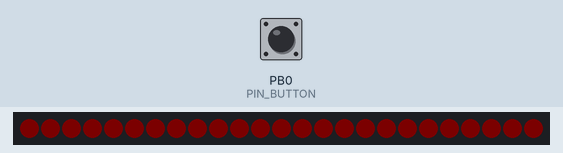
Simulated run of this sketch. Board: ATtiny85, built with avr-gcc and run on an emulated ATtiny85. Parts: 25 RGB LEDs in strip order, left to right. The inputs (shaded band) are chosen by the test bench; at power-on: PB0 (PIN_BUTTON) HIGH. Dim RGB values are drawn brighter than linear; random numbers use the default seed unless the sketch sets one; EEPROM starts erased.

Above: at 1.2 s.
1.3 s: PB0 (PIN_BUTTON) pulled LOW for 1 s
At 2.66 s:
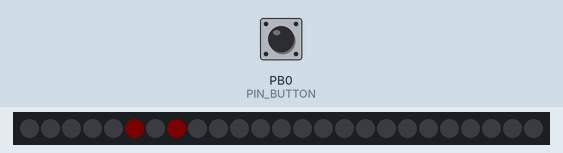
2.9 s: PB0 (PIN_BUTTON) pulled LOW for 0.15 s
At 3.45 s:
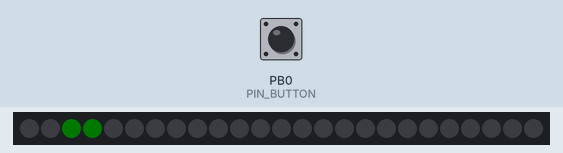
3.6 s: PB0 (PIN_BUTTON) pulled LOW for 0.15 s
4.3 s: PB0 (PIN_BUTTON) pulled LOW for 3.2 s
At 6.6 s:
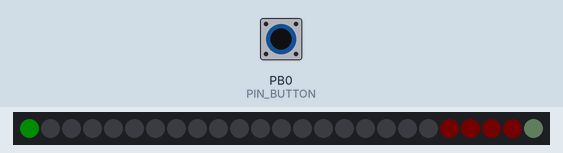
9.0 s: PB0 (PIN_BUTTON) pulled LOW for 0.15 s
10.7 s: PB0 (PIN_BUTTON) pulsed LOW 5 times (0.12 s each, 0.3 s apart)
At 11.67 s:
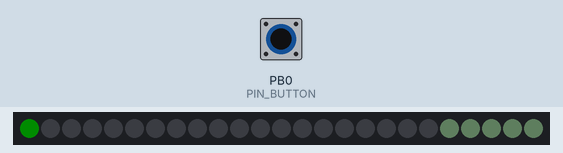
Timing chart, 0 to 13.7 s (numbered marks = the images above; inputs shaded):
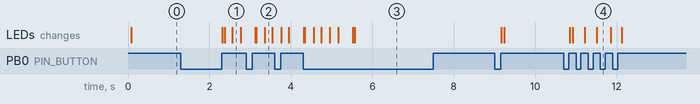

Measured:
- after the input at 1.3 s, the LEDs: first change after 1.0 s (image 1 shows a later state)
- after the input at 10.7 s, the LEDs: first change after 0.14 s (image 4 shows a later state)

The sketch:

tie_v4.ino
```cpp
#define SETUP_MESSAGE "tie_v4@attiny85 (designed by Valkor 2021-12-04)"
//v4 is just a software update (total rewrite)

#define PIN_BUTTON 0
#define PIN_LEDS 3

#include "button.hpp"
Button button(PIN_BUTTON);
#include "strip_driver.hpp"
Strip_Driver driver(PIN_LEDS);

void setup() {

}//setup

void loop() {

  uint8_t input = button.operate();
  driver.operate();

  switch(input){
    case BUTTON_CLICK: driver.next_setting(); break;
    case BUTTON_HOLD: driver.next_mode(); break;
    case BUTTON_LONG_HOLD: driver.toggle_menu(); break;
  }
}//loop
```

button.hpp
```cpp
// Valkor Simpson 2020-11-5

#define BUTTON_CLICK 1
#define BUTTON_HOLD 2
#define BUTTON_LONG_HOLD 3

#define MIN_CLICK_MS 20
#define MIN_HOLD_MS 250
#define MIN_LONG_HOLD_MS 1000
#define MIN_MS_BETWEEN_PRESSES 100

#include <Pushbutton.h>

class Button{
public:
  Pushbutton* button;
  Button(uint8_t pin){
    button = new Pushbutton(pin);
  }//end Button

  uint8_t operate(){
    uint8_t r = 0;
    if (button->isPressed()
    and button_ms == 0
    and millis() - last_press_ms >= MIN_MS_BETWEEN_PRESSES){
      button_ms = millis();//record new press time
    }
    if (button->getSingleDebouncedRelease()){
      if (millis() - last_press_ms >= MIN_MS_BETWEEN_PRESSES){
        if (skip_next_debounce){
          skip_next_debounce = false;
        }else{
          if (millis() - button_ms >= MIN_HOLD_MS){//hold
            r = BUTTON_HOLD;
          }else if (millis() - button_ms >= MIN_CLICK_MS){//click
            r = BUTTON_CLICK;
          }
        }
        button_ms = 0;
        last_press_ms = millis();
      }

    }else if (millis() - button_ms >= MIN_LONG_HOLD_MS
    and button_ms != 0
    and skip_next_debounce == false){
      r = BUTTON_LONG_HOLD;
      skip_next_debounce = true;
    }
    return r;
  }//end operate()

  void clear(){
    button_ms = 0;
    last_press_ms = millis();
  }

private:
  unsigned long button_ms = 0;
  unsigned long last_press_ms = 0;
  bool skip_next_debounce = false;
};//end class Button
```

strip.hpp
```cpp
// Valkor 2021-12-04

const uint8_t POWERS[32] = {0,1,2,3,4 // (0-4)
  ,5,6,7,8,10 // (5-9)
  ,12,14,16,18,20 // (10-14)
  ,25,30,35,40,50 // (15-19)
  ,60,70,80,90,110 // (20-24)
  ,130,150,170,190,210 // (25-29)
  ,230,255 // (30-31)
}; // v3

#define TRANSITION_DELAY 25

#define DIODES_PER_PIXEL 3
#include <Adafruit_NeoPixel.h>

class Strip{

public:
  Strip(uint8_t pin, uint8_t num_pixels){
    this->pin = pin;
    this->num_pixels = num_pixels;
    for (uint8_t pixel = 0; pixel < NUM_PIXELS; pixel++){
      for (uint8_t diode = 0; diode < DIODES_PER_PIXEL; diode++){
        goals[pixel][diode] = 0;
      }
    }
  }//Strip

  uint8_t operate(bool wait_for_completion = false){//returns how many chips haven't reached their goal + 1
    if (not setup_complete){
      setup();
    }
    uint8_t status = 1;
    if (millis() - last_update_ms > TRANSITION_DELAY){

      for (uint8_t chip_i = 0; chip_i<NUM_PIXELS; chip_i++){
        uint32_t c = strip->getPixelColor(chip_i);
        uint8_t r = c >> 16;
        uint8_t g = c >> 8;
        uint8_t b = c;
        //uint8_t w = c >> 24;//for RGBW

        r = find_power_index(r);
        g = find_power_index(g);
        b = find_power_index(b);//index based from here on

        if (r < goals[chip_i][0]){ r++;
        }else if (r > goals[chip_i][0]){ r--; }

        if (g < goals[chip_i][1]){ g++;
        }else if (g > goals[chip_i][1]){ g--; }

        if (b < goals[chip_i][2]){ b++;
        }else if (b > goals[chip_i][2]){ b--; }

        if (r != goals[chip_i][0]
        or g != goals[chip_i][1]
        or b != goals[chip_i][2]){
          status++;
        }
        strip->setPixelColor(chip_i, POWERS[r], POWERS[g], POWERS[b]);
      }
      last_update_ms = millis();
      strip->show();
      if (wait_for_completion and status == 1){
        status = 0;
      }
    }//if
    if (status >= 1 and wait_for_completion){
      return operate(true);
    }
    return status;
  }//operate()

  void set_all(uint8_t r, uint8_t g, uint8_t b, bool is_raw = false){
    for (uint8_t led = 0; led < NUM_PIXELS; led++){
      set(led,r,g,b, is_raw);
    }
  }//set_all

  void set_all_goal(uint8_t r, uint8_t g, uint8_t b, bool is_raw = false){
    for (uint8_t led = 0; led < NUM_PIXELS; led++){
      set_goal(led,r,g,b, is_raw);
    }
  }//set_all

  void set(int8_t led, uint8_t r, uint8_t g, uint8_t b, bool is_raw = false){
    if (is_raw){ //convert to 0-31 if needed
      r = find_power_index(r);
      g = find_power_index(g);
      b = find_power_index(b);
    }

//    if (led>=num_pixels){
//      led = led%num_pixels;
//    }
//    while (led<0){
//      led+=num_pixels;
//    }

    goals[led][0] = r;
    goals[led][1] = g;
    goals[led][2] = b;
    strip->setPixelColor(led, POWERS[r], POWERS[g], POWERS[b]);
  }//set

  void set_goal(int8_t led, uint8_t r, uint8_t g, uint8_t b, bool is_raw = false){
    if (is_raw){ //convert to 0-31 if needed
      r = find_power_index(r);
      g = find_power_index(g);
      b = find_power_index(b);
    }
    if (led>=num_pixels){
      led = led%num_pixels;
    }
    while (led<0){
      led = num_pixels;
    }
    goals[led][0] = r;
    goals[led][1] = g;
    goals[led][2] = b;
  }

private:
  Adafruit_NeoPixel* strip;
  bool setup_complete = false;
  uint8_t goals[NUM_PIXELS][DIODES_PER_PIXEL];
  unsigned long last_update_ms = 0;
  uint8_t pin;
  uint8_t num_pixels;

  void setup(){
    strip = new Adafruit_NeoPixel(NUM_PIXELS, this->pin, NEO_GRB + NEO_KHZ800);
    strip->begin();
    strip->show();//initialized to off
    setup_complete = true;
  }//setup()

  uint8_t find_power_index(uint8_t value){
    for (uint8_t i = 0; i < sizeof(POWERS)/sizeof(POWERS[0]); i++){
      if (POWERS[i] == value){
        return i;
      }
    }
    return find_power_index(value-1);
  }//find_power_index


//  void setRandomGoal(uint8_t r, uint8_t g, uint8_t b, bool instant = false){
//    uint8_t led = random(NUM_PIXELS);
//    if (instant){
//      strip->setPixelColor(led, POWERS[r], POWERS[g], POWERS[b]);
//    }else{
//      goals[led][0] = r;
//      goals[led][1] = g;
//      goals[led][2] = b;
//    }
//  }//set
};
```

vcc_reader.hpp
```cpp
long read_vcc() {
  // Read 1.1V reference against AVcc
  // set the reference to Vcc and the measurement to the internal 1.1V reference
  #if defined(__AVR_ATmega32U4__) || defined(__AVR_ATmega1280__) || defined(__AVR_ATmega2560__)
    ADMUX = _BV(REFS0) | _BV(MUX4) | _BV(MUX3) | _BV(MUX2) | _BV(MUX1);
  #elif defined (__AVR_ATtiny24__) || defined(__AVR_ATtiny44__) || defined(__AVR_ATtiny84__)
    ADMUX = _BV(MUX5) | _BV(MUX0);
  #elif defined (__AVR_ATtiny25__) || defined(__AVR_ATtiny45__) || defined(__AVR_ATtiny85__)
    ADMUX = _BV(MUX3) | _BV(MUX2);
  #else
    ADMUX = _BV(REFS0) | _BV(MUX3) | _BV(MUX2) | _BV(MUX1);
  #endif

  delay(2); // Wait for Vref to settle
  ADCSRA |= _BV(ADSC); // Start conversion
  while (bit_is_set(ADCSRA,ADSC)); // measuring

  uint8_t low  = ADCL; // must read ADCL first - it then locks ADCH
  uint8_t high = ADCH; // unlocks both

  long result = (high<<8) | low;

  result = 1125300L / result; // Calculate Vcc (in mV); 1125300 = 1.1*1023*1000
  return result; // Vcc in millivolts
}//end read_vcc
```

strip_driver.hpp
```cpp
// Valkor 2021-12-04

const uint8_t BRIGHTNESS_PERCENTAGES[] = {10,25,50,75,100}; //get multiplied by COLORS

const uint8_t COLORS[][3] = { // RGB 0-31
  {31,0,0},//RED
  {0,22,0},//GREEN
  {0,0,26},//BLUE
  {24,13,0},//ORANGE
  {14,0,24},//PURPLE
  {0,19,19},//CYAN
  {15,15,15},//WHITE
}; //each diode, for color mixing

//modes
#define NUM_MODES 3
#define MODE_STATIC 0
#define MODE_GLISTEN 1
#define MODE_ASCENDING 2
//TODO sparkle mode?

//Strip needs these
#define NUM_PIXELS 25

#include "strip.hpp"
#include "vcc_reader.hpp"

#include <EEPROM.h>
#define EEPROM_INDEX_COLOR 0
#define EEPROM_INDEX_MODE 1
#define EEPROM_INDEX_BRIGHTNESS 2

class Strip_Driver{
public:
  Strip_Driver(uint8_t pin){
    strip = new Strip(pin, NUM_PIXELS);
  }//Strip_Driver

  void operate(){
    strip->operate();
    if (not setup_complete){
      //run_led_test();
      uint8_t eeprom_index_color = EEPROM.read(EEPROM_INDEX_COLOR);
      if (eeprom_index_color < sizeof(COLORS)/3-1){
        index_color = eeprom_index_color;
      }

      uint8_t eeprom_index_mode = EEPROM.read(EEPROM_INDEX_MODE);
      if (eeprom_index_mode < NUM_MODES){
        index_mode = eeprom_index_mode;
      }

      uint8_t eeprom_index_brightness = EEPROM.read(EEPROM_INDEX_BRIGHTNESS);
      if (eeprom_index_brightness < sizeof(BRIGHTNESS_PERCENTAGES)-1){
        index_brightness = eeprom_index_brightness;
      }

      setup_complete = true;
    }

    if (is_in_menu){
      //run_menu();
    }else{
      switch(index_mode){
        case MODE_STATIC: mode_static(); break;
        case MODE_GLISTEN: mode_glisten(); break;
        case MODE_ASCENDING: mode_ascending(); break;
      }
    }
  }//operate()

  void next_setting(){
    mode_needs_update = true;
    if (is_in_menu){
      index_brightness = (index_brightness+1)%sizeof(BRIGHTNESS_PERCENTAGES);
      EEPROM.update(EEPROM_INDEX_BRIGHTNESS, index_brightness);
      show_brightness();
    }else{
      index_color = (index_color+1)%(sizeof(COLORS)/3);
      EEPROM.update(EEPROM_INDEX_COLOR, index_color);
    }
  }//next_setting

  void next_mode(){
    index_mode = (index_mode+1)%(NUM_MODES);
    EEPROM.update(EEPROM_INDEX_MODE, index_mode);
    mode_needs_update = true;
  }//next_mode

  void toggle_menu(){
    is_in_menu = not is_in_menu;
    if (is_in_menu){
      strip->set_all(0,0,0);
      show_brightness();
      show_voltage();

    }
  }//toggle_menu

private:
  Strip* strip;
  uint8_t index_color = 0;
  uint8_t index_mode = 0;
  uint8_t index_brightness = 0;
  bool setup_complete = false;
  bool is_in_menu = false;
  bool mode_needs_update = true;
  unsigned long ms = 0;

  void mode_static(){
    if (mode_needs_update){
      uint8_t r = COLORS[index_color][0] * BRIGHTNESS_PERCENTAGES[index_brightness]/100;
      uint8_t g = COLORS[index_color][1] * BRIGHTNESS_PERCENTAGES[index_brightness]/100;
      uint8_t b = COLORS[index_color][2] * BRIGHTNESS_PERCENTAGES[index_brightness]/100;
      strip->set_all_goal(r,g,b);
      mode_needs_update = false;
    }//if
  }//mode_static

  void mode_glisten(){
    if (millis()-ms < 200){ return;}
    ms = millis();
    if (mode_needs_update){
      strip->set_all(0,0,0);
      mode_needs_update = false;
    }
    uint8_t led = random(0,NUM_PIXELS);
    uint8_t r = COLORS[index_color][0] * BRIGHTNESS_PERCENTAGES[index_brightness]/100;
    uint8_t g = COLORS[index_color][1] * BRIGHTNESS_PERCENTAGES[index_brightness]/100;
    uint8_t b = COLORS[index_color][2] * BRIGHTNESS_PERCENTAGES[index_brightness]/100;
    strip->set_goal(led, r,g,b);

    for (int i = 0; i<3; i++){//attempt to turn some off
      uint8_t led = random(0,NUM_PIXELS);
      strip->set_goal(led, 0,0,0);
    }
  }//mode_glisten()

 int8_t effect_progress = NUM_PIXELS-1;
  void mode_ascending(){
    if (millis()-ms < 40){ return;}
    ms = millis();

    uint8_t r = COLORS[index_color][0] * BRIGHTNESS_PERCENTAGES[index_brightness]/100;
    uint8_t g = COLORS[index_color][1] * BRIGHTNESS_PERCENTAGES[index_brightness]/100;
    uint8_t b = COLORS[index_color][2] * BRIGHTNESS_PERCENTAGES[index_brightness]/100;
    strip->set(effect_progress, r,g,b);
    strip->set_goal(effect_progress+1, 0,0,0);

    if (effect_progress <= 0){
      effect_progress = NUM_PIXELS;
    }
    effect_progress--;
  }//mode_ascending

  void show_brightness(){
    for (int i=NUM_PIXELS-1; i>=NUM_PIXELS-sizeof(BRIGHTNESS_PERCENTAGES); i--){
      if (i>=NUM_PIXELS-index_brightness-1){
        strip->set_goal(i,3,4,3,true);
      }else{
         strip->set_goal(i,1,0,0,true);
      }
    }
  }//show_brightness

  void show_voltage(){
    int16_t percentage = (read_vcc()-3500)/7;
    if (percentage < 0){ percentage = 0;}
    if (percentage > 100){ percentage = 100;}
    uint8_t r = 0;
    uint8_t g = percentage;
    if (percentage <= 75){
      r = 100-percentage;
    }
    strip->set_goal(0,r/10,g/10,0);
  }//show_voltage


//  void run_led_test(){
//    uint16_t delay_ms = 1000;
//    strip->set_all(3,0,0); strip->operate(true); delay(delay_ms);
//    strip->set_all(0,3,0); strip->operate(true); delay(delay_ms);
//    strip->set_all(0,0,3); strip->operate(true); delay(delay_ms);
//    strip->set_all(0,0,0); strip->operate(true);
//  }//run_led_test
};//class
```
